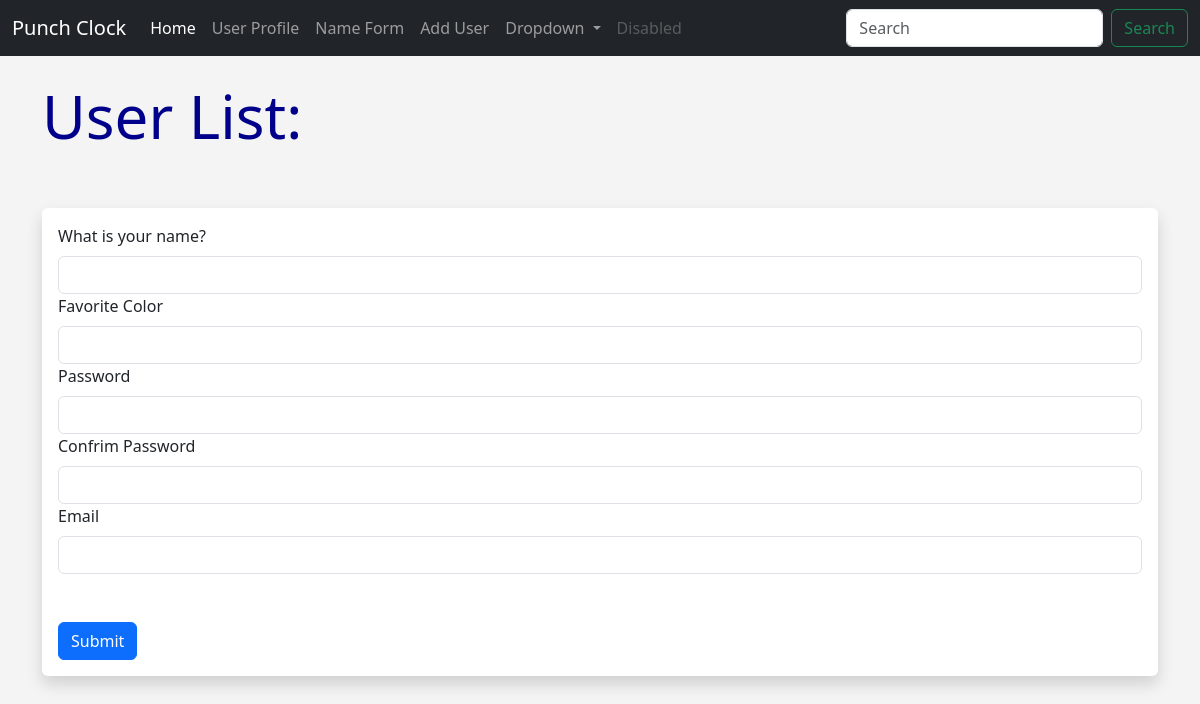
The page /user/add on the database as committed earlier.
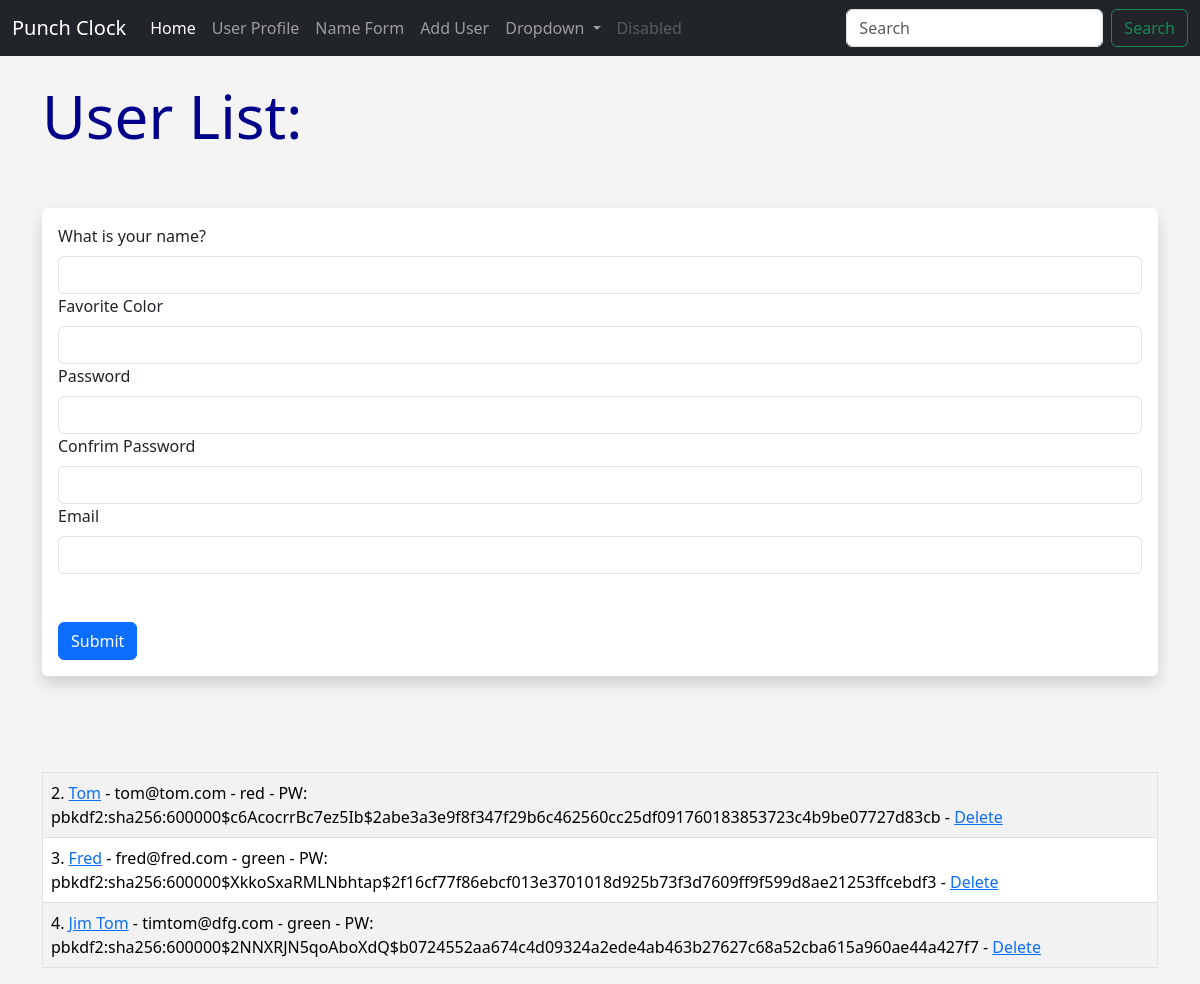
The same page on the database as committed later.
### hello.py (models this page shows, shortened)
class Users(db.Model):
    id = db.Column(db.Integer, primary_key=True)
    name = db.Column(db.String(200), nullable=False)
    email = db.Column(db.String(100), nullable=False, unique=True)
    date_added = db.Column(db.DateTime, default=datetime.utcnow)
    fav_color = db.Column(db.String(120))
    punches = db.relationship('Punches', backref='users', lazy=True)
    password_hash = db.Column(db.String(128))
    @property
    def password(self):
        raise AttributeError("Password is not a readable attribute!")

### hello.py (the view, shortened to what this page needs)
@app.route('/user/add', methods=['GET', 'POST'])
def add_user():
    name = None
    form = UserForm()
    our_users = Users.query.order_by(Users.date_added)
    return render_template("add_user.html",
                           form=form,
                           name=name,
                           our_users=our_users)

### hello.py
class UserForm(FlaskForm):
    name = StringField("What is your name?", validators=[DataRequired()])
    email = StringField("Email", validators=[DataRequired(),Email()])
    fav_color = StringField("Favorite Color")
    password_hash = PasswordField("Password", validators=[DataRequired(), EqualTo("password_hash2", message="Passwords Must Match!")])
    password_hash2 = PasswordField("Confrim Password", validators=[DataRequired()])
    submit = SubmitField("Submit")

### templates/add_user.html (shortened to what this page needs)
{% extends 'base.html' %}
{% block content %}
{% if name %}
    <h1>User Added!!</h1>
    <br/><br/>
<table class="table table-hover table-bordered table-striped">
    {% for our_user in our_users %}
<tr>
    <td>{{our_user.id}}. <a href="{{ url_for('update', id=our_user.id) }}"> {{our_user.name }}</a> - {{our_user.email}} - {{our_user.fav_color}} - <a href="{{ url_for('delete', id=our_user.id) }}">Delete</a></td>
</tr>
    {% endfor %}
</table>
{% else %}
    <h1>User List:</h1>
    <br/><br/>
<div class="shadow p-3 mb-5 bg-body rounded">
    <form method="POST">
        {{ form.name.label(class="form-label") }}
        {{ form.name(class="form-control") }}
        {{ form.fav_color.label(class="form-label") }}
        {{ form.fav_color(class="form-control") }}
        {{ form.password_hash.label(class="form-label") }}
        {{ form.password_hash(class="form-control") }}
        {{ form.password_hash2.label(class="form-label") }}
        {{ form.password_hash2(class="form-control") }}
        {{ form.email.label(class="form-label") }}
        {{ form.email(class="form-control") }}
        <br/><br/>
        {{ form.submit(class="btn btn-primary") }}
    </form>
</div>
<br/><br/>
<table class="table table-hover table-bordered table-striped">
{% for our_user in our_users %}
<tr>
    <td>{{our_user.id}}. <a href="{{ url_for('update', id=our_user.id) }}"> {{our_user.name }}</a> - {{our_user.email}} - {{our_user.fav_color}} - PW: {{ our_user.password_hash }} - <a href="{{ url_for('delete', id=our_user.id) }}">Delete</a></td>
</tr>
{% endfor %}
</table>
{% endif %}
{% endblock %}

### templates/base.html (shortened to what this page needs)
<!doctype html>
<html lang="en">
  <head>
    <link href="https://cdn.jsdelivr.net/npm/bootstrap@5.3.2/dist/css/bootstrap.min.css" rel="stylesheet">
    <link href="{{ url_for('static', filename='css/style.css')}}" rel="stylesheet">
  </head>
  <body>
    {% include 'navbar.html' %}
    <br/>
    <div class="container">
        {% block content %}
        {% endblock %}
    </div>
  </body>
</html>

### templates/navbar.html (shortened to what this page needs)
<nav class="navbar navbar-expand-lg navbar-dark bg-dark">
    <div class="container-fluid">
      <a class="navbar-brand" href="{{ url_for('index') }}">Punch Clock</a>
      <div class="collapse navbar-collapse" id="navbarSupportedContent">
        <ul class="navbar-nav me-auto mb-2 mb-lg-0">
          <li class="nav-item">
            <a class="nav-link active" aria-current="page" href="{{ url_for('index') }}">Home</a>
          </li>
          <li class="nav-item">
            <a class="nav-link" href="{{ url_for('user', name='John') }}">User Profile</a>
          </li>
          <li class="nav-item">
            <a class="nav-link" href="{{ url_for('name') }}">Name Form</a>
          </li>
          <li class="nav-item">
            <a class="nav-link" href="{{ url_for('add_user') }}">Add User</a>
          </li>
          <li class="nav-item dropdown">
            <a class="nav-link dropdown-toggle" href="#" role="button" data-bs-toggle="dropdown" aria-expanded="false">
              Dropdown
            </a>
          </li>
          <li class="nav-item">
            <a class="nav-link disabled" aria-disabled="true">Disabled</a>
          </li>
        </ul>
        <form class="d-flex" role="search">
          <input class="form-control me-2" type="search" placeholder="Search" aria-label="Search">
          <button class="btn btn-outline-success" type="submit">Search</button>
        </form>
      </div>
    </div>
  </nav>

### static/css/style.css (style rules this page uses)
h1 { color: darkblue; font-size:60px; }
body { background: #f4f4f4; }

Rows that differ between the two databases and show on the page:
added Users: id "2", name "Tom", email "tom@tom.com", fav_color "red", password_hash "pbkdf2:sha256:600000$c6AcocrrBc7ez5Ib$2abe3a3e9f8f347f29b6c462560cc25df091760183853723c4b9be07727d83cb"
added Users: id "3", name "Fred", email "fred@fred.com", fav_color "green", password_hash "pbkdf2:sha256:600000$XkkoSxaRMLNbhtap$2f16cf77f86ebcf013e3701018d925b73f3d7609ff9f599d8ae21253ffcebdf3"
added Users: id "4", name "Jim Tom", email "timtom@dfg.com", fav_color "green", password_hash "pbkdf2:sha256:600000$2NNXRJN5qoAboXdQ$b0724552aa674c4d09324a2ede4ab463b27627c68a52cba615a960ae44a427f7"
